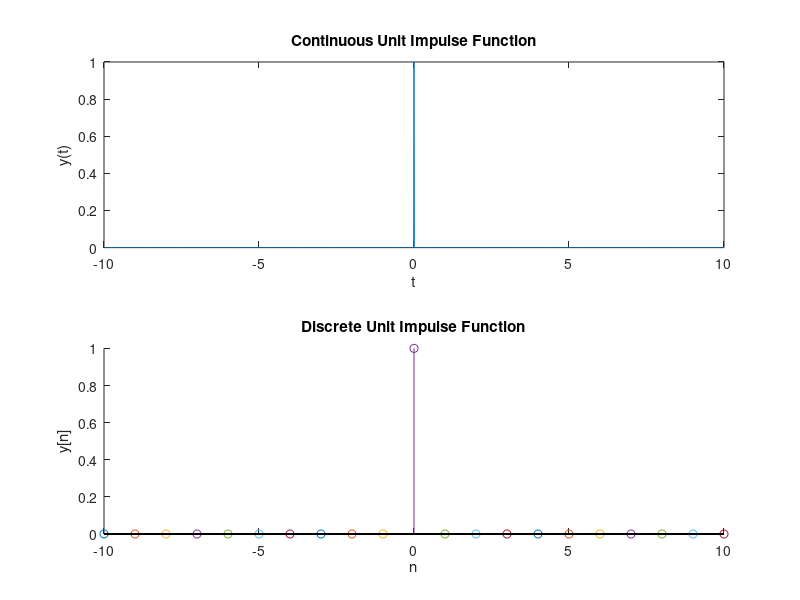

Write the MATLAB code that produced this figure.
t=-10:0.01:10;
y=zeros(size(t));
y(t==0)=1;
subplot(2,1,1);
plot(t,y);
xlabel('t');
ylabel('y(t)');
title('Continuous Unit Impulse Function');
subplot(2,1,2);
hold on;
for n=-10:10
    if(n==0)
        stem(n,1);
    else
        stem(n,0);
    end
end
xlabel('n');
ylabel('y[n]');
title('Discrete Unit Impulse Function');
hold off;

